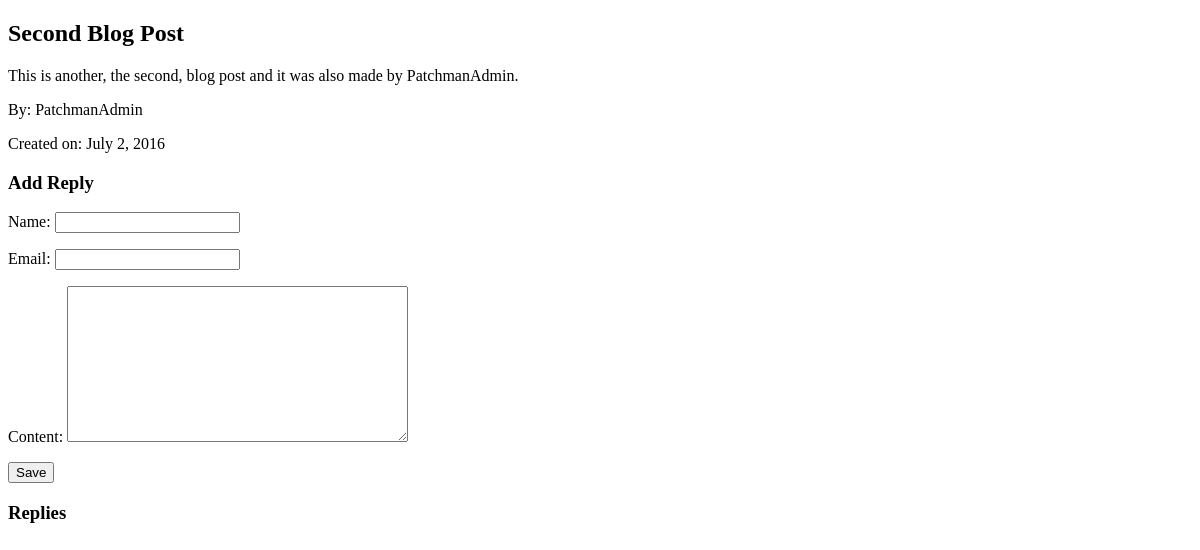
Page /post/2/ on the earlier database version.
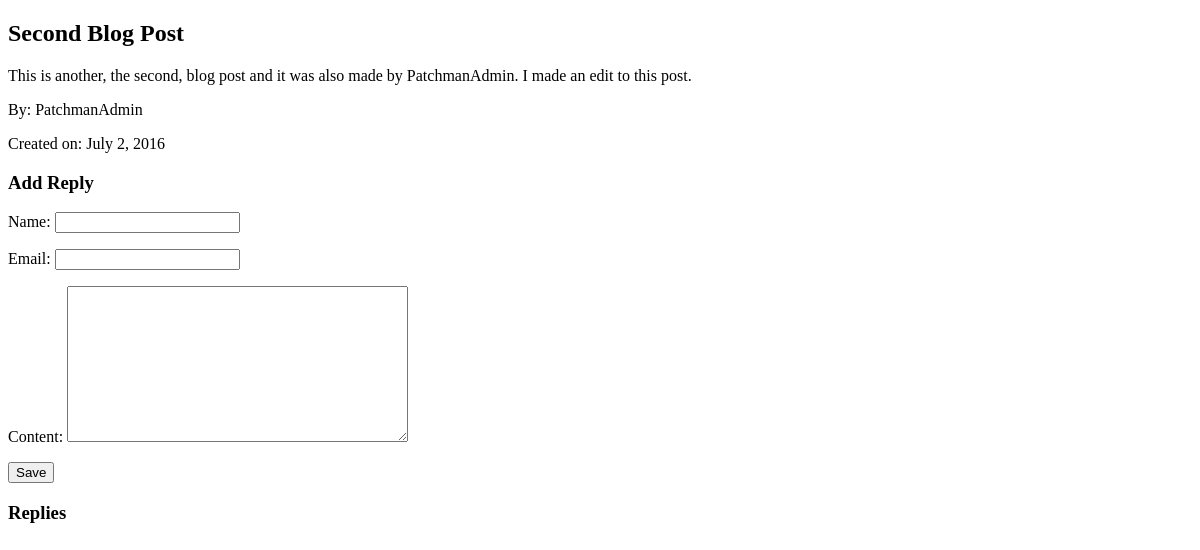
Same page on the later database version.
### blog/models.py (models this page shows, shortened)
class Post(models.Model):
    title = models.CharField(max_length=255)
    author = models.ForeignKey('auth.User')
    content = models.TextField()
    created_date = models.DateField(default=timezone.now)
    is_published = models.BooleanField(default=True)
    is_deleted = models.BooleanField(default=False)
    class Meta:
        ordering=['-created_date']

### blog/views.py (the view)
# urls.py: url(r'^post/(?P<pk>\d+)/$', views.post_detail, name='post_detail'),
def post_detail(request, pk):
    post = get_object_or_404(Post, pk=pk)
    if request.method == "POST":
        form = ReplyForm(request.POST)
        if form.is_valid():
            reply = form.save(commit=False)
            reply.post = post
            reply.save()
            return redirect('post_detail', pk=post.pk)
    else:
        form = ReplyForm()
    return render(request, 'post_detail.html', {'post': post, 'form': form})

### blog/forms.py
class ReplyForm(forms.ModelForm):
    class Meta:
        model = Reply
        fields = ('name', 'email', 'content')

### blog/templates/post_detail.html (shortened to what this page needs)
{% extends 'base.html' %}
{% block content %}
    <div>
        <h2>{{ post.title }}</h2>
        <p>{{ post.content }}</p>
        <p>By: {{ post.author }}</p>
        <p>Created on: {{ post.created_date }}</p>
    </div>
    <h3>Add Reply</h3>
     <form method="POST" class="post-form">{% csrf_token %}
        {{ form.as_p }}
        <button type="submit">Save</button>
    </form>
    <h3>Replies</h3>
{% endblock %}

Differences in the rows shown:
changed Post "Second Blog Post": content "This is another, the second, blog post and it was also made by PatchmanAdmin." → "This is another, the second, blog post and it was also made by PatchmanAdmin. I made an edit to this post."
